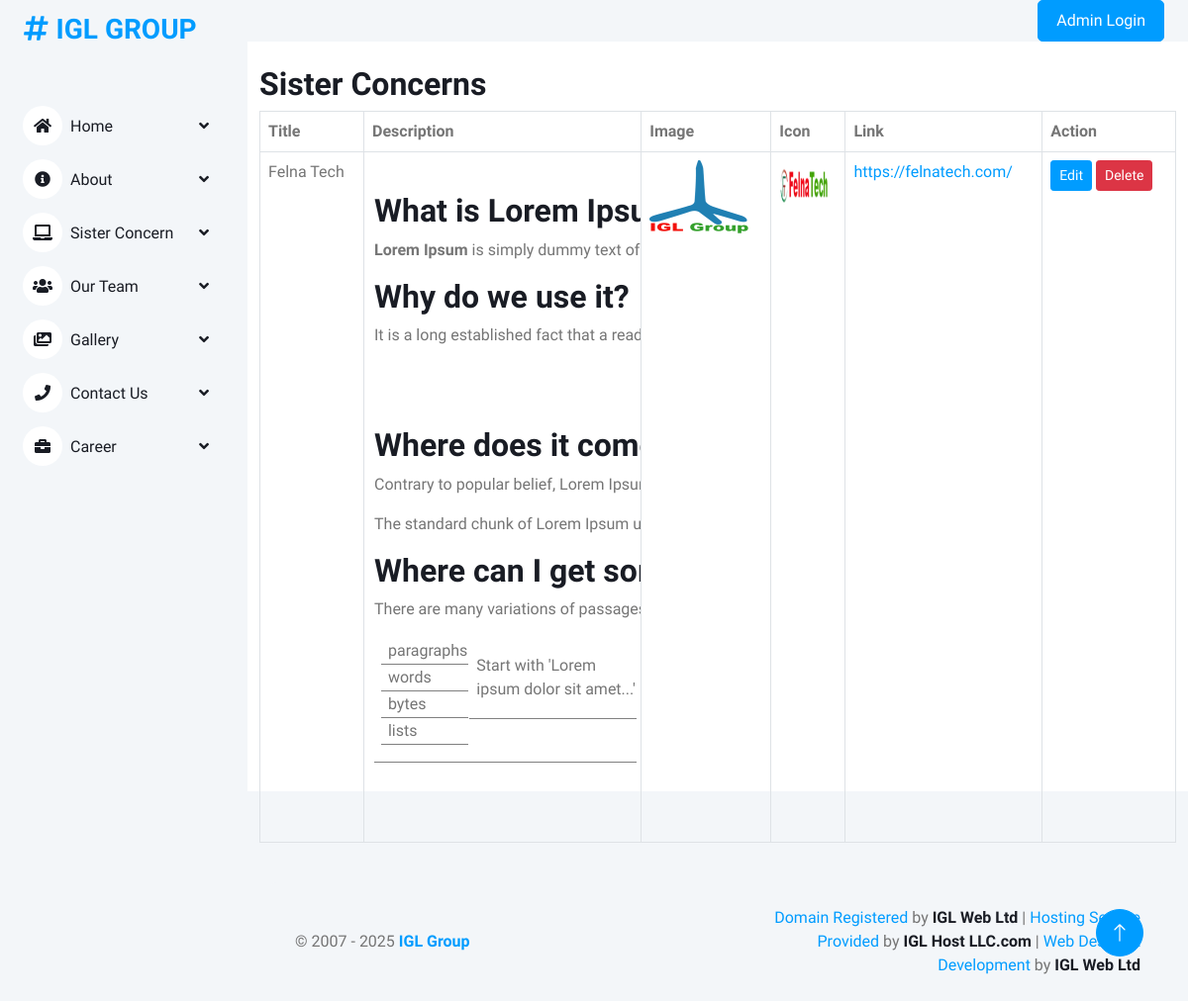
Screenshot of /sister-concerns/ with the database file from the repository.
### igl/models.py (models this page shows, shortened)
class SisterConcern(models.Model):
    title = models.CharField(max_length=200)
    description = models.TextField(max_length=200)
    image = models.ImageField(upload_to='business_strength/')
    icon = models.ImageField(upload_to='business_strength/icons/')
    link = models.URLField(max_length=200, blank=True, null=True)

### igl/admin_views.py (the view)
# urls.py: path("sister-concerns/", admin_views.sister_concern_list, name="sister_concern_list"),
def sister_concern_list(request):
    sister_concerns = SisterConcern.objects.all()
    return render(request, "backend/sister_concern_list.html", {"sister_concerns": sister_concerns})

### igl/context_processors.py (called while the page is built)
def global_context(request):
    logo = Logo.objects.filter(is_active=True).first()
    menus = NavMenu.objects.filter(is_active=True)
    sister_concerns = SisterConcern.objects.all()
    return {
        'logo': logo,
        'menus': menus,
        'sister_concerns': sister_concerns,
    }

### igl/templatetags/custom_filters.py (called while the page is built)
@register.filter
def remove_images(value):
    cleaned_text = re.sub(r'<img[^>]*>', '', value)  # Remove <img> tags
    return mark_safe(cleaned_text)  # Mark as safe to keep other HTML

### igl/templates/backend/sister_concern_list.html (shortened to what this page needs)
{% extends "backend/base.html" %}
{% load static %}
{% load custom_filters %}
{% block content %}
<div class="container mt-4">
    <h2>Sister Concerns</h2>
    <table class="table table-bordered">
        <thead>
            <tr>
                <th>Title</th>
                <th>Description</th>
                <th>Image</th>
                <th>Icon</th>
                <th>Link</th>
                <th>Action</th>
            </tr>
        </thead>
        <tbody>
            {% for concern in sister_concerns %}
            <tr id="row-{{ concern.id }}">
                <td class="title">{{ concern.title }}</td>
                <td class="description text-truncate" style="max-width: 250px; white-space: nowrap; overflow: hidden; text-overflow: ellipsis; padding: 0 10px;">
                    {{ concern.description|remove_images }}
                </td>
                <td><img class="image" src="{{ concern.image.url }}" width="100"></td>
                <td><img class="icon" src="{{ concern.icon.url }}" width="50"></td>
                <td class="link"><a href="{{ concern.link }}" target="_blank">{{ concern.link }}</a></td>
                <td>
                    <button class="btn btn-primary btn-sm edit-btn" data-id="{{ concern.id }}">Edit</button>
                    <button class="btn btn-danger btn-sm delete-btn" data-id="{{ concern.id }}">Delete</button>
                </td>
            </tr>
            {% endfor %}
        </tbody>
    </table>
</div>
{% endblock content %}

### igl/static/backend/css/style.css (style rules this page uses)
:root { --primary: #009CFF; --light: #F3F6F9; --dark: #191C24; }
.btn { transition: .5s; }
.btn.btn-primary { color: #FFFFFF; }

### rows the page displays
SisterConcern: title "Felna Tech", description|remove_images "What is Lorem Ip Lorem Ipsum is simply dummy tex Why do we use it It is a long established fact that a r Where does it co Contrary to popular belief, Lorem I The standard chunk of Lorem Ipsu Where can I get s There are many variations of pass paragraphs words bytes lists Start with 'Lorem ipsum dolor sit ame…", image (picture), icon (picture), link "https://felnatech.com/"
